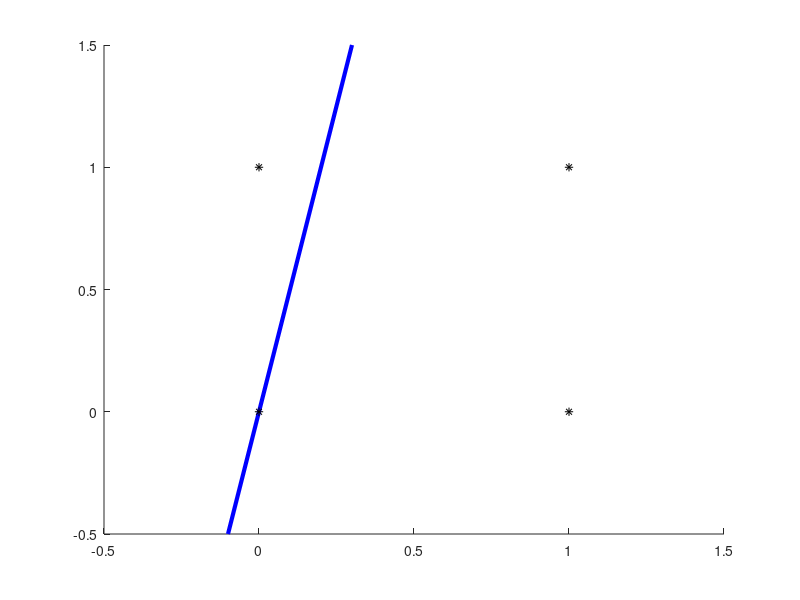

Reproduce this figure in MATLAB.
hold on
plot([-0.1,0.3],[-0.5,1.5],'b','linewidth',3);
scatter([0],[0],'k','*')
scatter([0],[1],'k','*')
scatter([1],[0],'k','*')
scatter([1],[1],'k','*')
xlim([-0.5,1.5])
ylim([-0.5,1.5])
